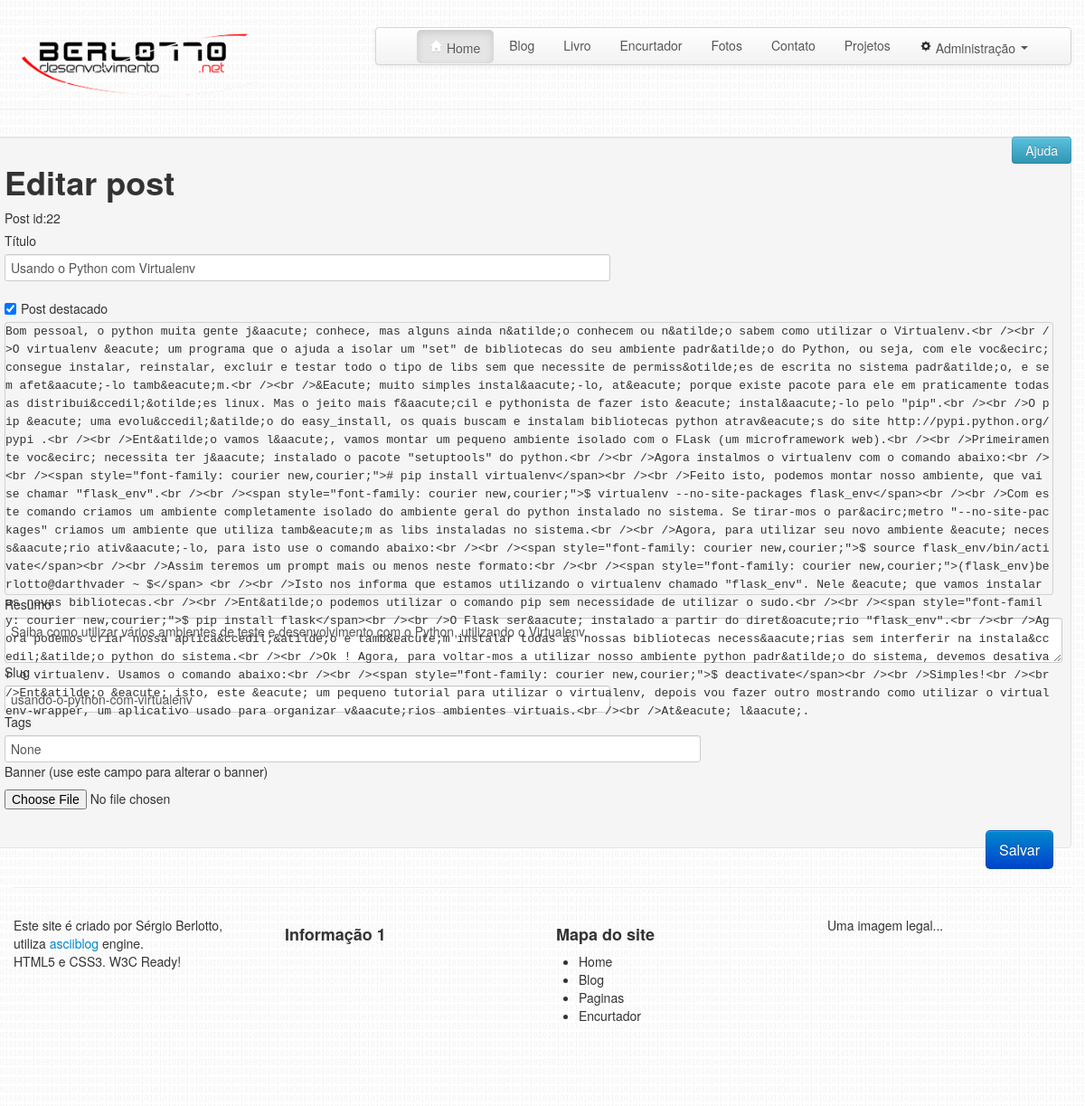
/blog/edit-post/22, run on the app's committed database.
### blog/models.py (models this page shows, shortened)
class Post(db.Model):
	__tablename__ = 'post'
	id = db.Column(db.Integer, primary_key=True, autoincrement=True)
	title = db.Column(db.String(150))
	slug = db.Column(db.String(500), unique=True)
	resume = db.Column(db.String(1000))
	content = db.Column(db.Text)
	date_created = db.Column(db.DateTime)
	date_updated = db.Column(db.DateTime)
	picture	= db.Column(db.Integer, db.ForeignKey("file.id")) #id if File that is used for banner
	featured = db.Column(db.String(1)) #may be 'S' or ('N','')
	tags = db.Column(db.String(4000))

### blog/__init__.py (the view)
@blog.route('/edit-post/<int:post_id>')
def edit_post(post_id):
	post = Post.query.filter(Post.id==post_id).one()
	if post:
		return render_template('new-post.html',post=post)
	else:
		return abort(404)

### blog/templates/new-post.html (shortened to what this page needs)
{% extends "base.html" %}
{% block content %}
	<a id="btn-ajuda" rel="facebox" href="/pages/help-edit/?partial" class="btn btn-info pull-right">Ajuda</a>
	<form id="form-new-post" class="well form-horizontal" enctype="multipart/form-data" action="{{url_for('blog.save_post')}}" method="POST">
	{% if post %}
		<h1 id="acao">Editar post</h1>
		<label id="id">Post id:{{post.id}}</label>
		<label for="title">Título</label><input class="span7 required" id="title" name="title" type="text" length="150" value="{{post.title}}"><br>&nbsp;
		<label class="checkbox" for="featured"><input type="checkbox" value="featured" id="featured" name="featured" {%if post.featured%}checked="checked"{%endif%}>Post destacado</label>
		<pre id="editor">{{post.content}}</pre>
		<label for="resume">Resumo</label><textarea class="span12 required" id="resume" name="resume">{{post.resume}}</textarea>
		<label for="slug">Slug</label><input class="span7 required" id="slug" name="slug" type="text" length="150" value="{{post.slug}}">
		<label for="tags">Tags</label><input class="span8" id="tags" name="tags" type="text" lenght="500" value="{{post.tags}}">
		<label for="postfile">Banner (use este campo para alterar o banner)</label><input type="file" id="postfile" name="postfile">
	{% endif %}
		<br>
		<input type="submit" id="btn-enviar" class="btn btn-large btn-primary pull-right" value="Salvar">
	</form>
{% endblock %}

### static/css/asciiblog.css (style rules this page uses)
body { padding: 10px; background-image: url('../img/back.png'); }

### blog/templates/new-post.html (style rules this page uses)
#editor { height: 300px; margin: 0; position: relative; padding: 0px !important; }

### data on the page
Post: id "22", title "Usando o Python com Virtualenv", featured "☑", content "Bom pessoal, o python muita gente j&aacute; conhece, mas alguns ainda n&atilde;o conhecem ou n&atilde;o sabem como utilizar o Virtualenv.<br /><br />O virtualenv &eacute; um programa que o ajuda a isolar um \"set\" de bibliotecas do seu ambiente padr&atilde;o do Python, ou seja, com ele voc&ecirc; consegue instalar, reinstalar, excluir e testar todo o tipo de libs sem que necessite de permiss&otilde;es de escrita no sistema padr&atilde;o, e sem afet&aacute;-lo tamb&eacute;m.<br /><br />&Eacute; muito simples instal&aacute;-lo, at&eacute; porque existe pacote para ele em praticamente todas as distribui&ccedil;&otilde;es linux. Mas o jeito mais f&aacute;cil e pythonista de fazer isto &eacute;…", tags "None"
